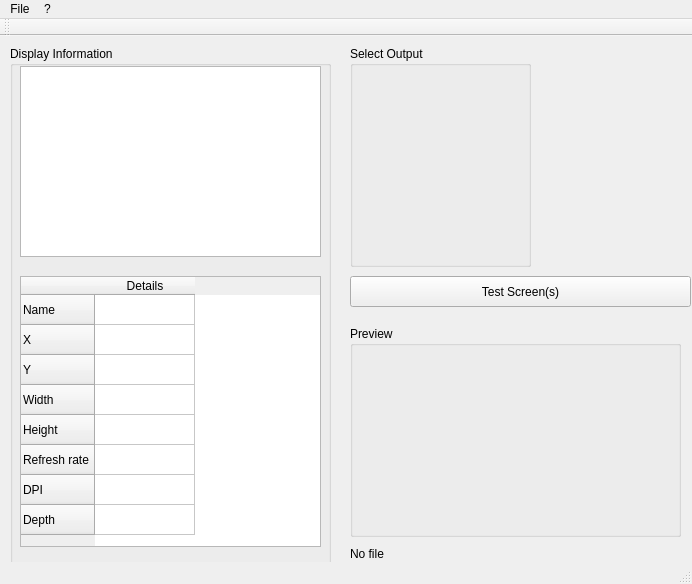
<?xml version="1.0" encoding="UTF-8"?>
<ui version="4.0">
 <class>MainWindow</class>
 <widget class="QMainWindow" name="MainWindow">
  <property name="geometry">
   <rect>
    <x>0</x>
    <y>0</y>
    <width>692</width>
    <height>584</height>
   </rect>
  </property>
  <property name="windowTitle">
   <string>MainWindow</string>
  </property>
  <widget class="QWidget" name="centralWidget">
   <widget class="QGroupBox" name="displayInfoBox">
    <property name="geometry">
     <rect>
      <x>10</x>
      <y>10</y>
      <width>321</width>
      <height>521</height>
     </rect>
    </property>
    <property name="title">
     <string>Display Information</string>
    </property>
    <widget class="QTableWidget" name="displayInfoTable">
     <property name="geometry">
      <rect>
       <x>10</x>
       <y>230</y>
       <width>301</width>
       <height>271</height>
      </rect>
     </property>
     <property name="sizeAdjustPolicy">
      <enum>QAbstractScrollArea::AdjustToContents</enum>
     </property>
     <row>
      <property name="text">
       <string>Name</string>
      </property>
     </row>
     <row>
      <property name="text">
       <string>X</string>
      </property>
     </row>
     <row>
      <property name="text">
       <string>Y</string>
      </property>
     </row>
     <row>
      <property name="text">
       <string>Width</string>
      </property>
     </row>
     <row>
      <property name="text">
       <string>Height</string>
      </property>
     </row>
     <row>
      <property name="text">
       <string>Refresh rate</string>
      </property>
     </row>
     <row>
      <property name="text">
       <string>DPI</string>
      </property>
     </row>
     <row>
      <property name="text">
       <string>Depth</string>
      </property>
     </row>
     <column>
      <property name="text">
       <string>Details</string>
      </property>
     </column>
    </widget>
    <widget class="QListWidget" name="listWidget">
     <property name="geometry">
      <rect>
       <x>10</x>
       <y>20</y>
       <width>301</width>
       <height>191</height>
      </rect>
     </property>
     <property name="currentRow">
      <number>-1</number>
     </property>
    </widget>
   </widget>
   <widget class="QGroupBox" name="displaySelectorBox">
    <property name="geometry">
     <rect>
      <x>350</x>
      <y>10</y>
      <width>181</width>
      <height>221</height>
     </rect>
    </property>
    <property name="title">
     <string>Select Output</string>
    </property>
    <widget class="QWidget" name="verticalLayoutWidget">
     <property name="geometry">
      <rect>
       <x>10</x>
       <y>20</y>
       <width>160</width>
       <height>191</height>
      </rect>
     </property>
     <layout class="QVBoxLayout" name="displaySelectorLayout">
      <property name="sizeConstraint">
       <enum>QLayout::SetMinimumSize</enum>
      </property>
     </layout>
    </widget>
   </widget>
   <widget class="QPushButton" name="pushButton">
    <property name="geometry">
     <rect>
      <x>350</x>
      <y>240</y>
      <width>341</width>
      <height>31</height>
     </rect>
    </property>
    <property name="text">
     <string>Test Screen(s)</string>
    </property>
   </widget>
   <widget class="QGroupBox" name="videoBox">
    <property name="geometry">
     <rect>
      <x>350</x>
      <y>290</y>
      <width>331</width>
      <height>211</height>
     </rect>
    </property>
    <property name="title">
     <string>Preview</string>
    </property>
   </widget>
   <widget class="QLabel" name="fileNameLabel">
    <property name="geometry">
     <rect>
      <x>350</x>
      <y>510</y>
      <width>331</width>
      <height>16</height>
     </rect>
    </property>
    <property name="text">
     <string>No file</string>
    </property>
   </widget>
  </widget>
  <widget class="QToolBar" name="mainToolBar">
   <attribute name="toolBarArea">
    <enum>TopToolBarArea</enum>
   </attribute>
   <attribute name="toolBarBreak">
    <bool>false</bool>
   </attribute>
  </widget>
  <widget class="QStatusBar" name="statusBar"/>
  <widget class="QMenuBar" name="menuBar">
   <property name="geometry">
    <rect>
     <x>0</x>
     <y>0</y>
     <width>692</width>
     <height>21</height>
    </rect>
   </property>
   <widget class="QMenu" name="menu">
    <property name="title">
     <string>?</string>
    </property>
    <addaction name="actionAbout"/>
   </widget>
   <widget class="QMenu" name="menuFile">
    <property name="title">
     <string>File</string>
    </property>
    <addaction name="actionLoad"/>
    <addaction name="separator"/>
    <addaction name="actionExit"/>
   </widget>
   <addaction name="menuFile"/>
   <addaction name="menu"/>
  </widget>
  <action name="actionLoad">
   <property name="text">
    <string>Load file...</string>
   </property>
  </action>
  <action name="actionExit">
   <property name="text">
    <string>Exit</string>
   </property>
  </action>
  <action name="actionAbout">
   <property name="text">
    <string>About</string>
   </property>
  </action>
 </widget>
 <layoutdefault spacing="6" margin="11"/>
 <resources/>
 <connections/>
</ui>
